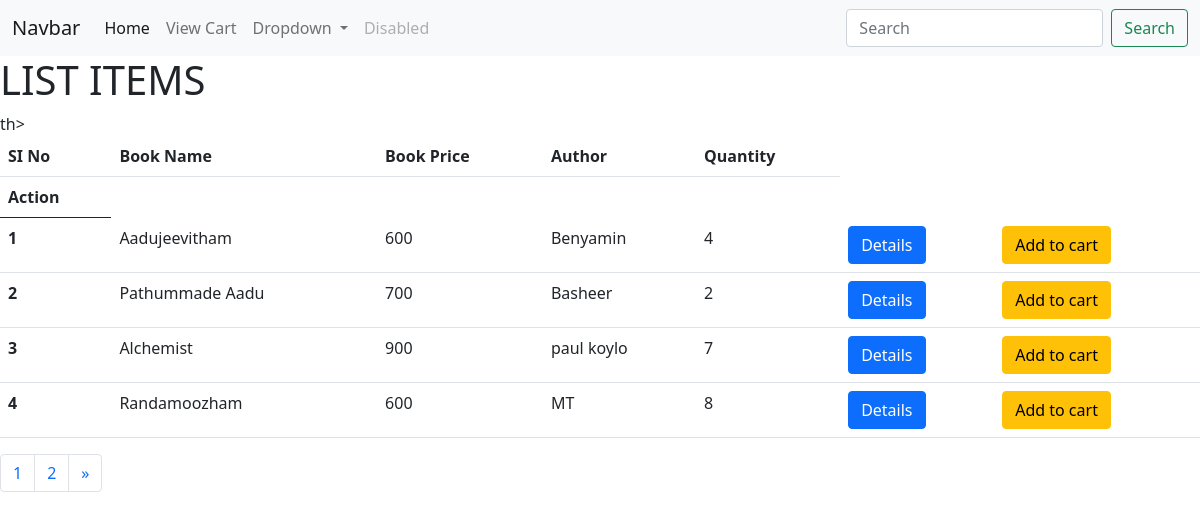
The page /user/userlistview/ on the database its author committed.
### admin_app/models.py (models this page shows, shortened)
class Book(models.Model):
    title=models.CharField(max_length=200,null=True)
    price=models.IntegerField(null=True)
    image=models.ImageField(upload_to='book_media')
    quantity=models.IntegerField()
    author=models.ForeignKey(Author,on_delete=models.CASCADE)

class Author(models.Model):
    name=models.CharField(max_length=200,null=True)
    def __str__(self):
        return '{}'.format(self.name)

### userapp/views.py (the view)
# urls.py: path('',views.listBook,name='booklist'),
def listBook(request):
    books=Book.objects.all()
    paginator=Paginator(books,4)
    page_number=request.GET.get('page')
    try:
        page=paginator.get_page(page_number)
    except EmptyPage:
        page=paginator.page(page_number.num_pages)
    return render(request,'user/userlistbook.html',{'books':books,'page':page})

### templates/user/userlistbook.html (shortened to what this page needs)
<!DOCTYPE html>
{% load static %}
<html lang="en">
<head>
    <link href="https://cdn.jsdelivr.net/npm/bootstrap@5.0.2/dist/css/bootstrap.min.css" rel="stylesheet">
</head>
<body>
    <nav class="navbar navbar-expand-lg navbar-light bg-light">
        <div class="container-fluid">
          <a class="navbar-brand" href="#">Navbar</a>
          <div class="collapse navbar-collapse" id="navbarSupportedContent">
            <ul class="navbar-nav me-auto mb-2 mb-lg-0">
              <li class="nav-item">
                <a class="nav-link active" aria-current="page" href="#">Home</a>
              </li>
              <li class="nav-item">
                <a class="nav-link" href="{% url 'viewcart' %}">View Cart</a>
              </li>
              <li class="nav-item dropdown">
                <a class="nav-link dropdown-toggle" href="#" id="navbarDropdown" role="button" data-bs-toggle="dropdown" aria-expanded="false">
                  Dropdown
                </a>
              </li>
              <li class="nav-item">
                <a class="nav-link disabled" href="#" tabindex="-1" aria-disabled="true">Disabled</a>
              </li>
            </ul>
            <form class="d-flex">
              <input class="form-control me-2" type="search" placeholder="Search" aria-label="Search">
              <button class="btn btn-outline-success" type="submit">Search</button>
            </form>
          </div>
        </div>
      </nav>
    <h1>LIST ITEMS</h1>
    <table class="table">
        <thead>
          <tr>
            <th scope="col">SI No</th>
            <th scope="col">Book Name</th>
            <th scope="col">Book Price</th>
            <th scope="col">Author</th>
            <th scope="col">Quantity</tr>th>
            <th scope="col">Action</th>
        </thead>
        <tbody>
            {% for book in page %}
          <tr>
            <th scope="row">{{ forloop.counter }}</th>
            <td>{{ book.title }}</td>
            <td>{{ book.price }}</td>
            <td>{{ book.author }}</td>
            <td>{{ book.quantity }}</td>
            <td><a href="{% url 'userdetails' book.id %}" class="btn btn-primary">Details</a>
            <td><a href="{% url 'addtocart' book.id %}" class="btn btn-warning">Add to cart</a>
            </td>
          </tr>
          {% endfor %}
          </tbody>
          </table>
          <nav aria-label="Page navigation example">
            <ul class="pagination">
              {% for num in page.paginator.page_range %}
              <li class="page-item {% if page_number == num %}activate{% endif %}">
                <a class="page-link" href="?page={{ num }}">{{ num }}</a></li>
              {% endfor %}
              {% if page.has_next %}
              <li class="page-item">
                <a class="page-link" href="?page={{ page.next_page_number }}" aria-label="Next">
                  <span aria-hidden="true">&raquo;</span>
                </a>
              </li>
              {% endif %}
            </ul>
          </nav>
        </body>
        </html>

### rows shown on the page
Book: title "Aadujeevitham", price "600", author "Benyamin", quantity "4"
Book: title "Pathummade Aadu", price "700", author "Basheer", quantity "2"
Book: title "Alchemist", price "900", author "paul koylo", quantity "7"
Book: title "Randamoozham", price "600", author "MT", quantity "8"

### other values the page prints
{{ num }} "1" "2"
